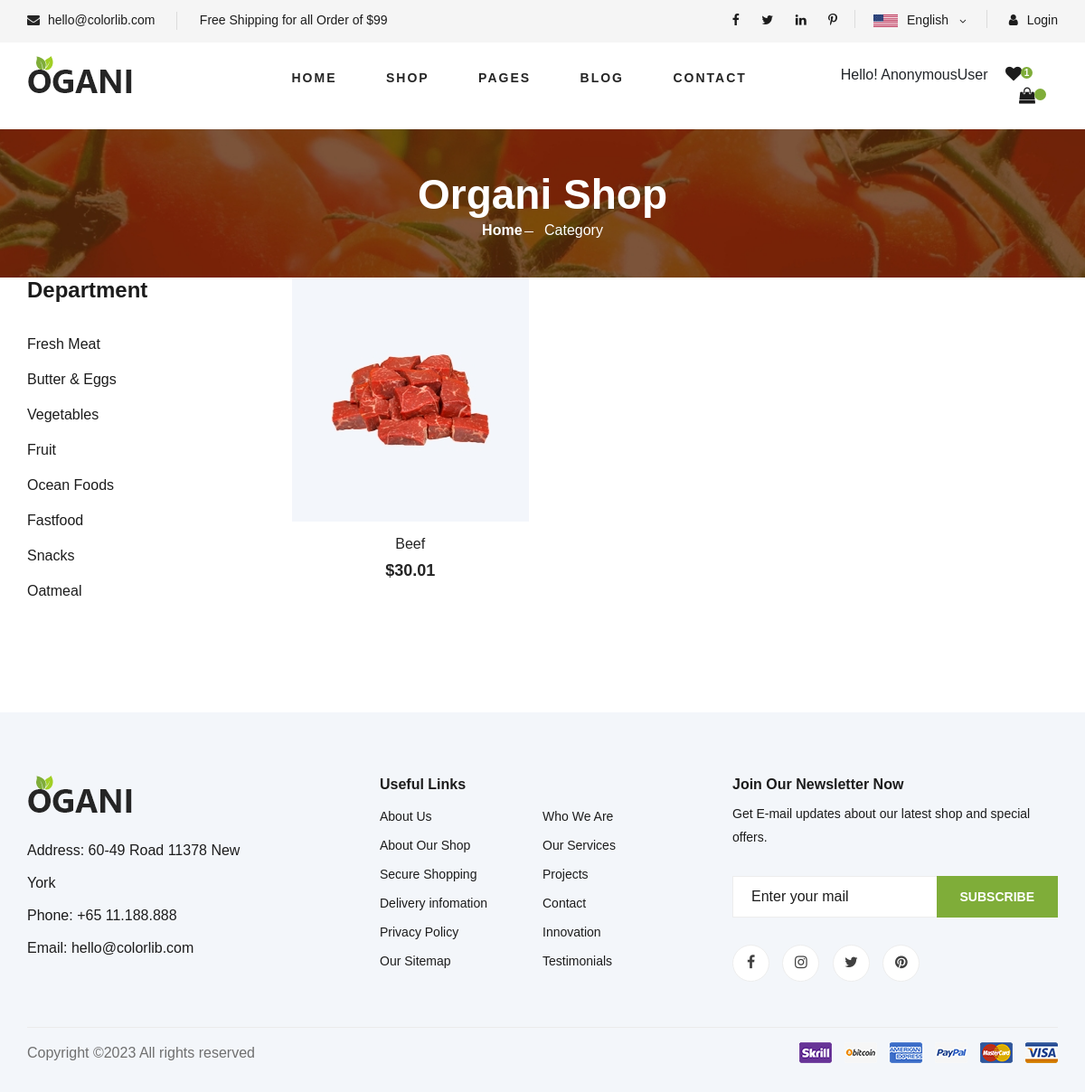
Screenshot of /shop_category/?category=freshmeat with the database file from the repository.
### app/models.py (models this page shows, shortened)
class Category(models.Model):
    sub_category = models.ForeignKey('self', on_delete=models.CASCADE, related_name='sub_categories', null=True, blank=True)
    is_sub = models.BooleanField(default=False)
    name = models.CharField(max_length=200, null=True)
    slug = models.SlugField(max_length=200, unique=True)

class Product(models.Model):
    category = models.ManyToManyField(Category, related_name='product')
    name = models.CharField(max_length=200, null=True)
    price = models.FloatField()
    digital = models.BooleanField(default=False, null=True, blank=False)
    image = models.ImageField(null=True, blank=True)
    detail = models.TextField(null=True, blank=True)
    @property
    def ImageURL(self):
        try:
            url = self.image.url
        except:
            url = ''
        return url

### app/views.py (the view)
# urls.py: path('shop_category/', views.shopCategory, name="shop_category"),
def shopCategory(request):
    categories = Category.objects.filter(is_sub = False)
    active_category = request.GET.get('category','')
    if active_category:
        products = Product.objects.filter(category__slug = active_category)
    if request.user.is_authenticated:
        user_not_login = 'hidden'
        user_login = 'show'
    else:
        user_not_login = 'show'
        user_login = 'hidden'
    context = {
        'categories':categories,
        'products': products,
        'active_category': active_category,
        'user_not_login':user_not_login,
        'user_login':user_login
    }
    return render(request,'app/shop_category.html', context)

### app/templates/app/shop_category.html (shortened to what this page needs)
{% extends 'app/base.html' %}
{% load static %}
{% block main_content %}
<section class="breadcrumb-section set-bg" data-setbg="{% static 'app/images/breadcrumb.jpg' %}">
	<div class="container">
		<div class="row">
			<div class="col-lg-12 text-center">
				<div class="breadcrumb__text">
					<h2>Organi Shop</h2>
					<div class="breadcrumb__option">
						<a href="./index.html">Home</a>
						<span>Category</span>
					</div>
				</div>
			</div>
		</div>
	</div>
</section>
<section class="product spad">
	<div class="container">
		<div class="row">
			<div class="col-lg-3 col-md-5">
				<div class="sidebar">
					<div class="sidebar__item">
						<h4>Department</h4>
						<ul>
							{% for i in categories %}
                            <li><a href="{% url 'shop_category' %}?category={{i.slug}}">{{i.name}}</a></li>
                            {% endfor %}
						</ul>
					</div>
				</div>
			</div>
			<div class="col-lg-9 col-md-7">
				<div class="row">
					{% for product in products %}
					<div class="col-lg-4 col-md-6 col-sm-6">
						<div class="product__item">
							<div class="product__item__pic set-bg" data-setbg="{{product.ImageURL}}">
							</div>
							<div class="product__item__text">
								<h6><a href="{% url 'shop_detail' %}?id={{product.id}}">{{product.name}}</a></h6>
								<h5>${{product.price | floatformat:2}}</h5>
							</div>
						</div>
					</div>
				   {% endfor %}
				</div>
			</div>
		</div>
	</div>
</section>
{% endblock main_content %}

### app/static/app/css/style.css (style rules this page uses)
html, body { height: 100%; font-family: "Cairo", sans-serif; -webkit-font-smoothing: antialiased; font-smoothing: antialiased; }
h1, h2, h3, h4, h5, h6 { margin: 0; color: #111111; font-weight: 400; font-family: "Cairo", sans-serif; }
h2 { font-size: 36px; }
h4 { font-size: 24px; }
h5 { font-size: 18px; }
h6 { font-size: 16px; }
ul, ol { padding: 0; margin: 0; }
.set-bg { background-repeat: no-repeat; background-size: cover; background-position: top center; }
.spad { padding-top: 100px; padding-bottom: 100px; }
.breadcrumb-section { display: flex; align-items: center; padding: 45px 0 40px; }
.breadcrumb__text h2 { font-size: 46px; color: #ffffff; font-weight: 700; }
.breadcrumb__option a { display: inline-block; font-size: 16px; color: #ffffff; font-weight: 700; margin-right: 20px; position: relative; }
.breadcrumb__option a:after { position: absolute; right: -12px; top: 13px; height: 1px; width: 10px; background: #ffffff; content: ""; }
.breadcrumb__option span { display: inline-block; font-size: 16px; color: #ffffff; }
.sidebar__item { margin-bottom: 35px; }
.sidebar__item h4 { color: #1c1c1c; font-weight: 700; margin-bottom: 25px; }
.sidebar__item ul li { list-style: none; }
.sidebar__item ul li a { font-size: 16px; color: #1c1c1c; line-height: 39px; display: block; }
.product { padding-top: 0px; padding-bottom: 80px; }
.product__item { margin-bottom: 50px; }
.product__item__pic { height: 270px; position: relative; overflow: hidden; }
.product__item__text { text-align: center; padding-top: 15px; }
.product__item__text h6 { margin-bottom: 10px; }
.product__item__text h6 a { color: #252525; }
.product__item__text h5 { color: #252525; font-weight: 700; }
@media only screen and (min-width: 1200px) { .container { max-width: 1170px; } }

### rows the page displays
Category: name "Fresh Meat"
Category: name "Butter & Eggs"
Category: name "Vegetables"
Category: name "Fruit"
Category: name "Ocean Foods"
Category: name "Fastfood"
Category: name "Snacks"
Category: name "Oatmeal"
Product: name "Beef", price "30.01"

### other values shown
{{ request.user }} "AnonymousUser"
